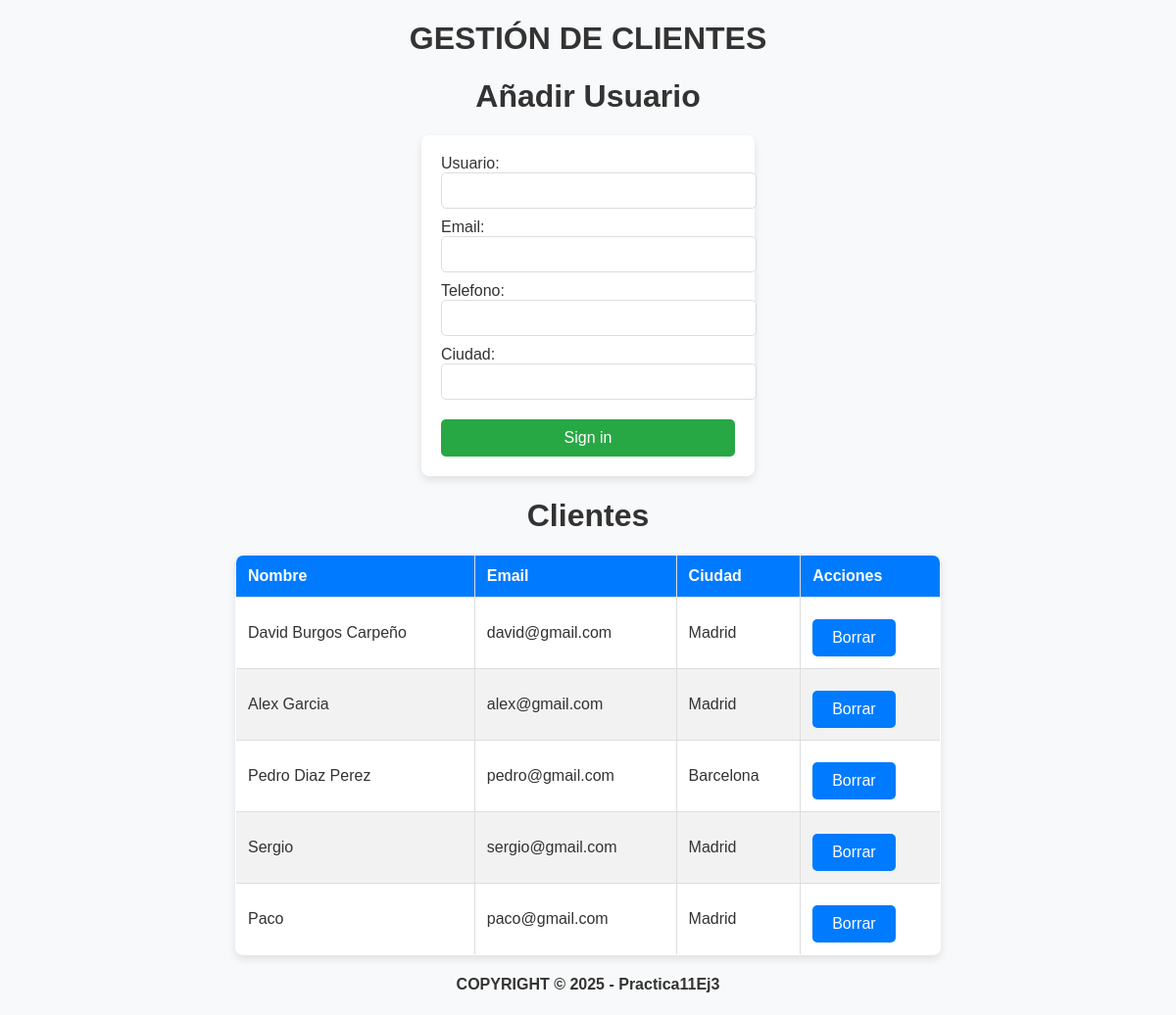
The page /DetallesClientes/Administrador on the database its author committed.
### gestion_clientes/models.py (models this page shows)
class Cliente(models.Model):
    nombre = models.CharField(max_length=30)
    ciudad = models.CharField(max_length=30)
    telefono = models.CharField(max_length=15, unique=True)
    email = models.EmailField(max_length=100, unique=True)

### gestion_clientes/views.py (the view, shortened to what this page needs)
# urls.py: path("DetallesClientes/<str:perfil>",views.Muestra_Datos, name="DatosCliente"), #Le paso por string el tipo de usuario que es
def Muestra_Datos(request, perfil):
    mensaje = ""
    form = RegisterForm()
    usuarios = Cliente.objects.all()
    return render(request, 'MuestraDatos.html', {
        "clientes": usuarios,
        "perfil": perfil,
        "form": form,
        "mensaje": mensaje
    })

### gestion_clientes/forms.py
class RegisterForm(forms.Form):
    usuario = forms.CharField( max_length=20, required=True)
    email = forms.EmailField(max_length=100,required=True)
    telefono = forms.CharField(max_length=9,required=True)
    ciudad = forms.CharField(max_length=30)

### gestion_clientes/templates/MuestraDatos.html (shortened to what this page needs)
{% extends "base.html" %}
{% block content %}
  {% if perfil == 'Administrador' %}
  <h1>Añadir Usuario</h1>
  <form method="POST">
    {{ form }}
    <button type="submit" class="btn btn-primary w-100">Sign in</button>
  </form>
  {% endif %}
  <table border="1">
    <thead>
      <tr>
        <th>Nombre</th>
        <th>Email</th>
        <th>Ciudad</th>
        {% if perfil == "Administrador" %}
        <th>Acciones</th>
        {% endif %}
      </tr>
    </thead>
    <tbody>
        <h1>Clientes</h1>
        {% for c in clientes  %}
        <tr>
          <td>{{ c.nombre}}</td>
          <td>{{ c.email }}</td>
          <td>{{ c.ciudad }}</td>
          {% if perfil == "Administrador" %}
          <td>  <a href="{% url 'BorrarCliente' c.id perfil %}"><button>Borrar</button></a>
          </td>
          {% endif %}
        </tr>
        {%empty%}
        <tr>
          <td colspan="3">Error, al mostrar los clientes</td>
        </tr>
        {% endfor %}
    </tbody>
  </table>
{% endblock %}

### gestion_clientes/static/styles.css (style rules this page uses)
body { font-family: Arial, sans-serif; background-color: #f8f9fa; color: #333; text-align: center; margin: 0; padding: 0; }
table { width: 60%; margin: 20px auto; border-collapse: collapse; background: white; box-shadow: 0px 4px 8px rgba(0, 0, 0, 0.1); border-radius: 8px; overflow: hidden; }
th, td { border: 1px solid #ddd; padding: 12px; text-align: left; }
th { background-color: #007bff; color: white; }
tr:nth-child(even) { background-color: #f2f2f2; }
button { background-color: #007bff; color: white; border: none; padding: 10px 20px; margin-top: 10px; font-size: 16px; cursor: pointer; border-radius: 5px; }
a { text-decoration: none; }
form { max-width: 300px; margin: 20px auto; padding: 20px; background: white; border-radius: 8px; box-shadow: 0px 4px 8px rgba(0, 0, 0, 0.1); text-align: left; }
form input { width: 100%; padding: 10px; margin-bottom: 10px; border: 1px solid #ddd; border-radius: 5px; }
form button { width: 100%; background-color: #28a745; }

### rows shown on the page
Cliente: nombre "David Burgos Carpeño", email "david@gmail.com", ciudad "Madrid"
Cliente: nombre "Alex Garcia", email "alex@gmail.com", ciudad "Madrid"
Cliente: nombre "Pedro Diaz Perez", email "pedro@gmail.com", ciudad "Barcelona"
Cliente: nombre "Sergio", email "sergio@gmail.com", ciudad "Madrid"
Cliente: nombre "Paco", email "paco@gmail.com", ciudad "Madrid"
